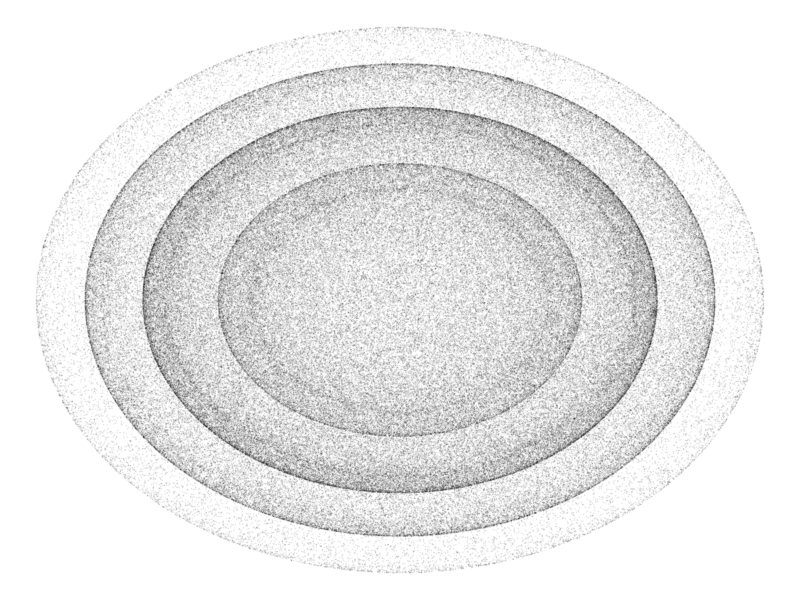
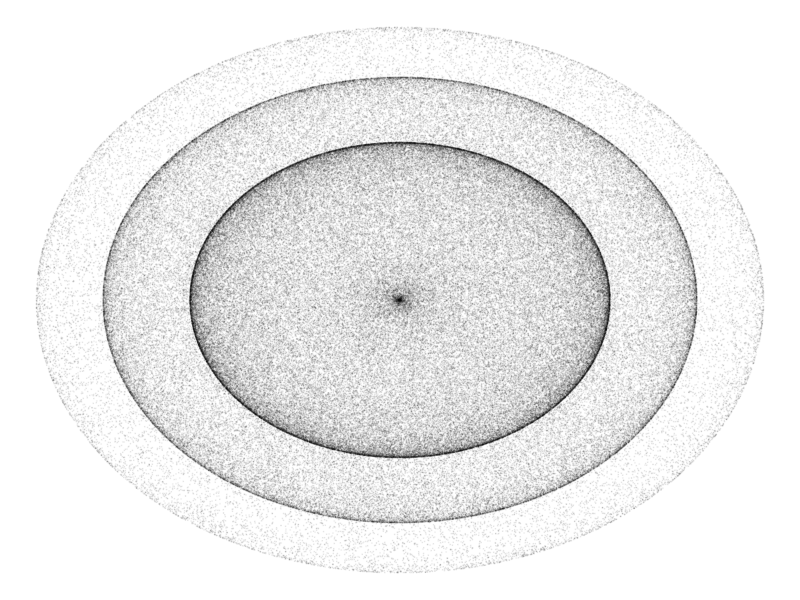
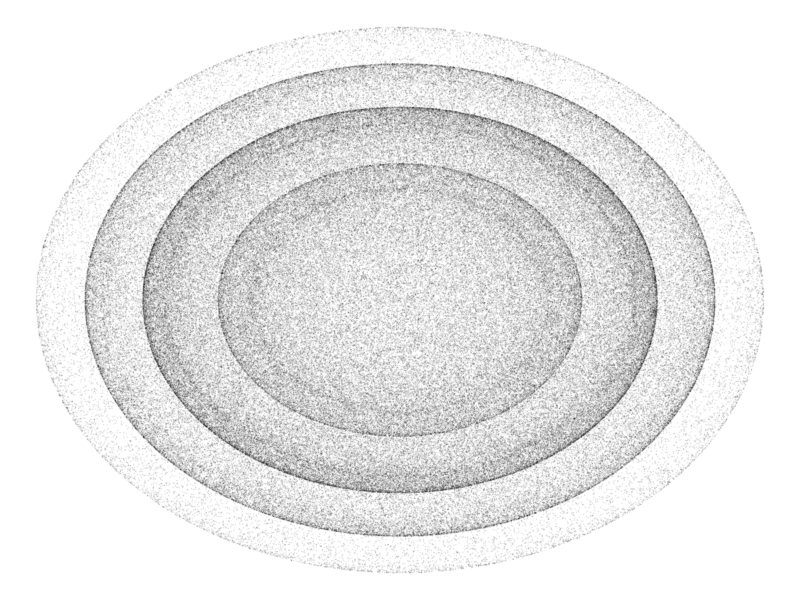
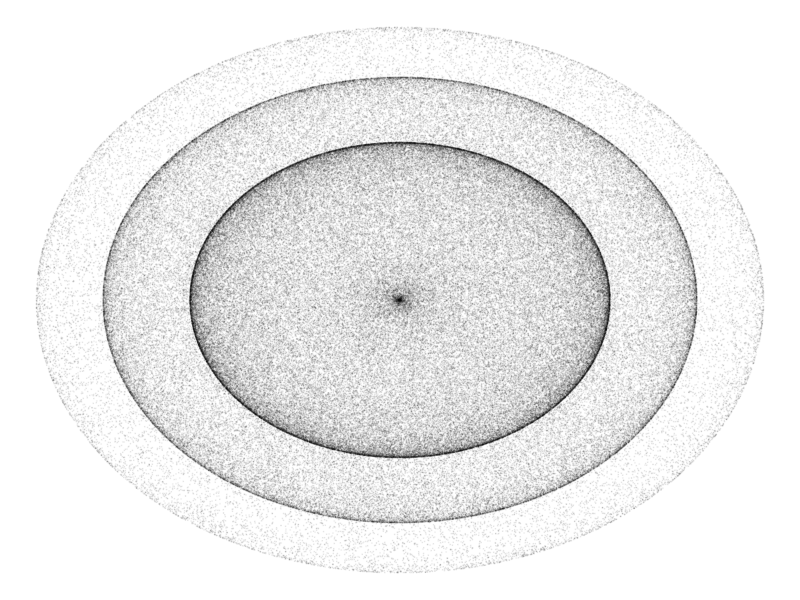

Write the R code that produced these figures, in order.
library(ggplot2)

unit_cube <- cbind(
  c(0, 0, 0),
  c(0, 0, 1),
  c(0, 1, 0),
  c(0, 1, 1),
  c(1, 0, 0),
  c(1, 0, 1),
  c(1, 1, 0),
  c(1, 1, 1)
)

rotate_x <- function(theta) {
  return(
    matrix(c(
      1, 0, 0,
      0, cos(theta), -sin(theta),
      0, sin(theta), cos(theta)
    ), nrow=3, ncol=3, byrow=TRUE)
  )
}

rotate_y <- function(theta) {
  return(
    matrix(c(
      cos(theta), 0, sin(theta),
      0, 1, 0,
      -sin(theta), 0, cos(theta)
    ), nrow=3, ncol=3, byrow=TRUE)
  )
}

rotate_z <- function(theta) {
  return(
    matrix(c(
      cos(theta), -sin(theta), 0,
      sin(theta), cos(theta), 0,
      0, 0, 1
    ), nrow=3, ncol=3, byrow=TRUE)
  )
}


# return 3x3
# pure function
# can use general formula instead! faster!
random_rotation <- function() {
  angles <- runif(3, 0, 2*pi)
  return(
    rotate_z(angles[3]) %*% rotate_y(angles[2]) %*% rotate_x(angles[1])
  )
}


# takes 3xN and projects to 2-space
projection <- function(object, axis="x") {
  p <- matrix(c(
    1, 0, 0,
    0, 1, 0
  ), nrow=2, ncol=3, byrow=TRUE)
  return(p %*% object)
}

# unit_cube
# rotate_x(0.5)

coords_to_df <- function(m) {
  df <- as.data.frame(t(m))
  colnames(df) <- c("x", "y")
  return(df)
}


# projection(unit_cube)

# df <- coords_to_df(projection(unit_cube))
# df <- coords_to_df(projection(random_rotation() %*% (unit_cube + 1)))
# df
# ggplot(df, aes(x, y)) +
#   geom_point()



plot_rotations <- function(n=10) {
  vectors <- projection(random_rotation() %*% (unit_cube + 1))
  for (i in 1:(n-1)) {
    vectors <- cbind(vectors, projection(random_rotation() %*% (unit_cube + 1)))
  }
  df <- coords_to_df(vectors)
  ggplot(df, aes(x, y)) +
    geom_point(alpha=0.05, size=0.03) + 
    theme_void()
}

plot_rotations(30000)

ggsave("test_cube.png", units="px", width=2000, height=2000, bg="#ffffff", dpi="retina")



plot_rotations <- function(n=10) {
  vectors <- projection(random_rotation() %*% (unit_cube))
  for (i in 1:(n-1)) {
    vectors <- cbind(vectors, projection(random_rotation() %*% (unit_cube)))
  }
  df <- coords_to_df(vectors)
  ggplot(df, aes(x, y)) +
    geom_point(alpha=0.05, size=0.03) + 
    theme_void()
}

plot_rotations(30000)

ggsave("test_cube2.png", units="px", width=2000, height=2000, bg="#ffffff", dpi="retina")





